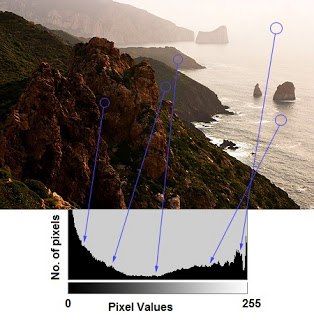
#> input picture Histogram/hist.jpg, 314 x 320 px
$ python contraststretchfin.py --input ../Histogram/hist.jpg
#> lines starting #> are read from the running program, lines starting #| are printed output that depends on the picture
import cv2
import numpy as np
import argparse

# construct the argument parser and parse the arguments
ap = argparse.ArgumentParser()
ap.add_argument("-i", "--input", required=True,
	help="path to input image")
args = vars(ap.parse_args())

# load the input image from disk
img = cv2.imread(args["input"])
#> img is the input picture: shape (320, 314, 3); mean B, G, R 129.6, 136.1, 145.4

img = cv2.resize(img,(img.shape[1]/2,img.shape[0]/2))
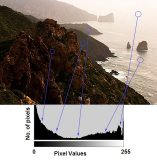
#> img: shape (160, 157, 3); mean B, G, R 129.7, 136.2, 145.5

# convert the image to grayscale, blur it, and threshold it
image = cv2.cvtColor(img, cv2.COLOR_BGR2GRAY)
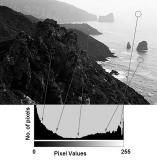
#> image: shape (160, 157); min 0, max 255, mean 138.3

cv2.imshow('original',img)

#input image pixel values in a list 'k'
k=[]
for i in range(image.shape[0]):
	for j in range(image.shape[1]):
		k.append(image[i][j])
#> after the loop, k = 25120 items

c1=len(k)
#> c1 = 25120

#finding max number in the list of values
maxk = 0
for j in range(c1):
	if k[j]>maxk:
		maxk = k[j]
#> this loop made 25120 passes
#> maxk on passes 1, 2, 3, 4, 5, 7, 8, 9, 13, 17, 19, 22: 143, 147, 148, 149, 150, 152, 155, 157, 160, 161, 162, 163
#> after the loop, maxk = 255
mink=maxk
#> mink = 255

for j in range(c1):
	if k[j]<mink:
		mink=k[j]
#> this loop made 25120 passes
#> mink on passes 1, 633, 786, 943, 945, 1100, 1258, 2996, 3305, 3463, 3495: 143, 139, 80, 33, 27, 19, 18, 15, 13, 9, 8
#> after the loop, mink = 0


v=maxk-mink
#> v = 255

for i in range(image.shape[0]):
	for j in range(image.shape[1]):
		image[i][j]=(image[i][j]-mink)*255/(v)
		#print image[i][j]

#forming a histogram
#img=image
#import histofin
cv2.imshow('new',image)
#cv2.imwrite('contrasted.jpg',image)

cv2.waitKey(0)
cv2.destroyAllWindows()
